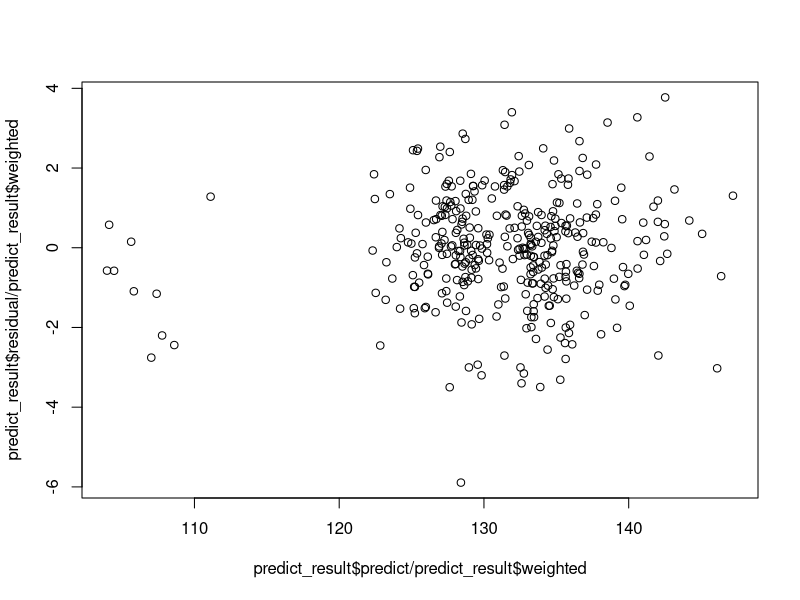

Source code (R):
library(dplyr)
library(caret)

setwd("/home/vitidn/mydata/repo_git/DSO529/Project")

applyTransformation<-function(data)
{
    data$DBN = NULL
    data$City = NULL
    data$Latitude = NULL
    data$Longitude = NULL
    data$Average_SAT_Reading = NULL
    data$Average_SAT_Writing = NULL
    data$Female_Percent = NULL
    data$Average_SAT_Math = log(data$Average_SAT_Math)
    data$Percent_White = log(data$Percent_White + 0.1)
    data$Percent_Black = log(data$Percent_Black + 0.1)
    data$Percent_Hispanic = log(data$Percent_Hispanic + 0.1)
    data$Percent_Asian = log(data$Percent_Asian + 0.1)
    data$EngLearner_Percent = log(data$EngLearner_Percent + 0.1)
    data$Queens = ifelse(data$Borough == "Queens",1,0)
    return(data)
}

parkTest <- function(result){
    park_test = data.frame(r_square=result$residual^2,y_hat=result$predict)
    park_test_model = lm(park_test$r_square ~ y_hat, data = park_test)
    print(summary(park_test_model))
    
    park_test = data.frame(log_r_square=log(result$residual^2),y_hat=result$predict)
    park_test_model = lm(park_test$log_r_square ~ y_hat, data = park_test)
    print(summary(park_test_model))
}

score = read.csv("data/processed_score.csv")

actual_values = score$Average_SAT_Math
score = applyTransformation(score)

predicts = 0.0000395*score$Student_Enrollment - 0.021531*score$Percent_Black + 0.0368968*score$Percent_Asian +
            -0.00174*score$Disabilities_Percent - 0.036992*score$EngLearner_Percent +
            -0.001402*score$Poverty_Percent - 0.006309*score$Systems_for_Improvement_Satisfaction +
            0.0078705*score$School_Culture_Satisfaction + 6.1170387 +
            -0.037877*score$Queens

##assess Hetero with residual plot
predict_result = data.frame(actual=score$Average_SAT_Math,predict=predicts)
predict_result$residual = predict_result$actual - predict_result$predict
predict_result$Borough = score$Borough

weighted_group = read.csv("data/mean_residual_sq_group.csv")
predict_result = predict_result %>% inner_join(weighted_group,by=c("Borough"="group_name"))

plot(x=predict_result$predict/predict_result$weighted,y=predict_result$residual/predict_result$weighted)

parkTest(predict_result)

##transform to the original space
predict_result = data.frame(actual=actual_values,predict=exp(1)^predicts)
#RMSE -> 28.25
caret::RMSE(predict_result$predict,predict_result$actual)
#R-Squared -> 0.84
1 - (sum((predict_result$actual-predict_result$predict )^2)/sum((predict_result$actual-mean(predict_result$actual))^2))
#prediction from the 1st row:
#  actual  predict
#1    657 646.8601